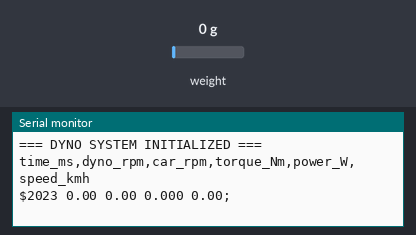
The sketch below on a simulated Arduino Uno, built with avr-gcc and run on an emulated ATmega328P. Parts: the last lines printed to the serial monitor. Inputs (shaded band) come from the test bench; at power-on: weight on the scale 0 g.

Above: at 3.2 s.
3.3 s: weight on the scale set to 100 g
At 4.6 s:
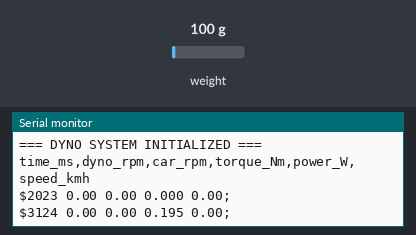
4.8 s: weight on the scale set to 1250 g
At 5.9 s:
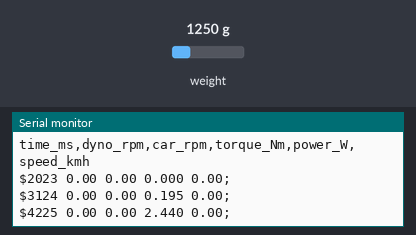
Timing chart, 0 to 7.8 s (numbered marks = the images above; inputs shaded):
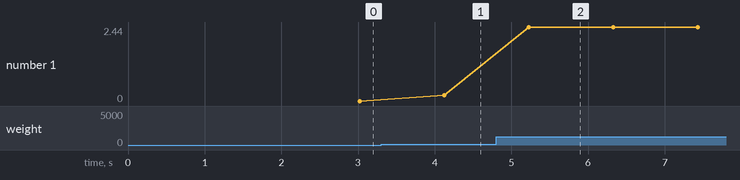

The sketch:

Dyno.ino
```cpp
#include "HX711.h"

// ========================================
// DYNO SYSTEM - PRODUCTION CODE
// ========================================
// Measures motor RPM, torque, and power
// Uses hall effect sensor (20 magnets) on dyno wheel
// Compensates for car wheel diameter difference
// ========================================

// -----------------------------
// PIN DEFINITIONS
// -----------------------------
const int hallEffectPin = 18;
const int CLK = 2;
const int DOUT = 3;

// -----------------------------
// PHYSICAL CONSTANTS
// -----------------------------
const int numMagnets = 20;
const float dynoWheelDiameter = 500.0;    // mm - where hall sensor measures
const float carWheelDiameter = 470.0;     // mm - actual car wheel size
const float dynoWheelRadius = carWheelDiameter / 2;      // meters
const float torqueDistance = 0.199;       // meters - load cell moment arm
const float calibration_factor = -144.5526;

// -----------------------------
// TIMING CONSTANTS
// -----------------------------
const int rpmSampleTime = 100;      // ms - how often to calculate RPM
const int loadSampleInterval = 1;    // Read load every Nth RPM sample

// -----------------------------
// HARDWARE
// -----------------------------
HX711 loadcell;

// -----------------------------
// RPM MEASUREMENT
// -----------------------------
volatile unsigned long pulseCount = 0;
unsigned long lastRpmSampleTime = 0;

// -----------------------------
// LOAD CELL MANAGEMENT
// -----------------------------
int loadSampleCounter = 0;
double currentLoad = 0;

// -----------------------------
// TIMING
// -----------------------------
long startTime;
long prevTime;

// -----------------------------
// SETUP
// -----------------------------
void setup() {
  // Initialize serial
  Serial.begin(9600);

  // Initialize load cell
  loadcell.begin(DOUT, CLK);
  loadcell.set_scale(calibration_factor);
  loadcell.tare();

  // Initialize hall effect sensor
  pinMode(hallEffectPin, INPUT);
  attachInterrupt(digitalPinToInterrupt(hallEffectPin), pulseInterrupt, RISING);

  // Initialize timing
  startTime = millis();
  prevTime = startTime;
  lastRpmSampleTime = micros();

  // Print header
  Serial.println("=== DYNO SYSTEM INITIALIZED ===");
  Serial.println("time_ms,dyno_rpm,car_rpm,torque_Nm,power_W,speed_kmh");

  delay(1000);  // Allow system to stabilize
}

// -----------------------------
// MAIN LOOP
// -----------------------------
void loop() {
  if (millis() - prevTime >= rpmSampleTime) {

    // Calculate RPM
    double dynoRPM = calculateRPM();
    double carRPM = dynoRPM * (dynoWheelDiameter / carWheelDiameter);


    // Sample load cell (only every Nth iteration to minimize interrupt blocking)
    loadSampleCounter++;
    if (loadSampleCounter >= loadSampleInterval) {
      currentLoad = loadcell.get_units(10);
      loadSampleCounter = 0;
    }

    // Calculate derived values
    double torque = calculateTorque(currentLoad);
    double power = calculatePower(dynoRPM, torque);
    double speed = calculateSpeed(carRPM);

    // Get timestamp
    long timestamp = millis() - startTime;


Serial.print("$");
Serial.print(timestamp); Serial.print(" ");
Serial.print(dynoRPM, 2); Serial.print(" ");
Serial.print(carRPM, 2); Serial.print(" ");
Serial.print(torque, 3); Serial.print(" ");
Serial.print(power, 2);
Serial.println(";");

    prevTime = millis();
  }
}

// -----------------------------
// INTERRUPT - COUNT PULSES
// -----------------------------
void pulseInterrupt() {
  pulseCount++;
}

// -----------------------------
// CALCULATE RPM FROM PULSES
// -----------------------------
double calculateRPM() {
  unsigned long now = micros();

  // Safely read and reset pulse counter
  noInterrupts();
  unsigned long pulses = pulseCount;
  pulseCount = 0;
  interrupts();

  // Calculate elapsed time
  unsigned long elapsed = now - lastRpmSampleTime;
  lastRpmSampleTime = now;

  // Handle edge cases
  if (elapsed == 0 || pulses == 0) return 0;

  // Convert pulses to RPM
  double seconds = elapsed / 1e6;
  double revolutions = pulses / (double)numMagnets;
  double rpm = (revolutions / seconds) * 60.0;

  return rpm;
}

// -----------------------------
// CALCULATE TORQUE FROM LOAD
// -----------------------------
double calculateTorque(double loadGrams) {
  // Convert grams to Newtons, then calculate torque
  double forceNewtons = (loadGrams / 1000.0) * 9.81;
  double torque = torqueDistance * forceNewtons;
  return torque;
}

// -----------------------------
// CALCULATE MECHANICAL POWER
// -----------------------------
double calculatePower(double rpm, double torque) {
  // Power (W) = Torque (Nm) × Angular velocity (rad/s)
  double angularVelocity = (rpm * 2.0 * PI) / 60.0;
  double power = torque * angularVelocity;
  return power;
}

// -----------------------------
// CALCULATE VEHICLE SPEED
// -----------------------------
double calculateSpeed(double rpm) {
  // Convert RPM to km/h using wheel circumference
  double metersPerSecond = (rpm * (2.0 * PI * dynoWheelRadius)) / 60.0;
  double kmPerHour = metersPerSecond * 3.6;
  return kmPerHour;
}
```

Measured:
- after the input at 3.3 s, the serial monitor: prints a new line after 0.82 s (image 1)
- after the input at 4.8 s, the serial monitor: prints a new line after 0.43 s (image 2)
- plotted number 1: 0 → 0.2 after the input at 3.3 s, 0.2 → 2.44 after the input at 4.8 s
